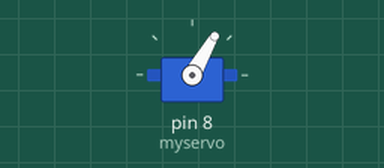
Recording of a sketch running on a simulated Arduino Uno, built with avr-gcc and run on an emulated ATmega328P. Parts: servo.

Above: at 0.05 s.
At 1.5 s:
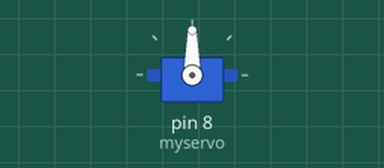
At 3.0 s:
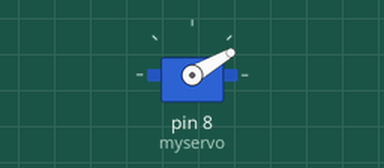
Timing chart, 0 to 6.9 s (numbered marks = the images above):
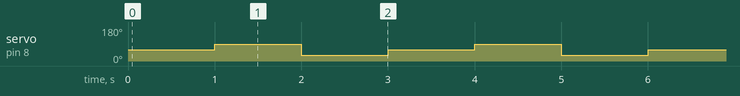

The sketch:

test_servo.ino
```cpp
#include <Servo.h>

Servo myservo;  // create servo object to control a servo

void setup() {
  myservo.attach(8);  // attaches the servo on pin 8 to the servo object
}

void loop() {
  myservo.write(60);                  // sets the servo position according to the 60 value
  delay(1000);
    myservo.write(90);                  // sets the servo position according to the 90 value
  delay(1000);
    myservo.write(30);                  // sets the servo position according to the 30 value
  delay(1000);
                           // waits for the servo to get there
}
```

Measured:
- by itself, servo on pin 8 (myservo): repeats every 3.0 s: 30° 1.0 s, 60° 1.0 s, 90° 1.0 s
